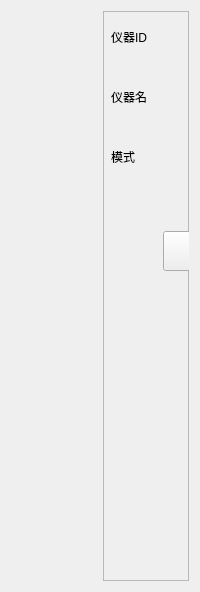
                 <widget class="QWidget" name="tab_4">
                  <attribute name="title">
                   <string>质控设置</string>
                  </attribute>
                  <layout class="QHBoxLayout" name="horizontalLayout_16">
                   <item>
                    <widget class="PanelWidget" name="widgetPanel_12" native="true">
                     <property name="sizePolicy">
                      <sizepolicy hsizetype="Preferred" vsizetype="Expanding">
                       <horstretch>0</horstretch>
                       <verstretch>50</verstretch>
                      </sizepolicy>
                     </property>
                     <property name="minimumSize">
                      <size>
                       <width>0</width>
                       <height>570</height>
                      </size>
                     </property>
                    </widget>
                   </item>
                   <item>
                    <widget class="QFrame" name="frame_8">
                     <property name="maximumSize">
                      <size>
                       <width>310</width>
                       <height>16777215</height>
                      </size>
                     </property>
                     <property name="frameShape">
                      <enum>QFrame::StyledPanel</enum>
                     </property>
                     <property name="frameShadow">
                      <enum>QFrame::Raised</enum>
                     </property>
                     <widget class="QPushButton" name="pushButton_4">
                      <property name="geometry">
                       <rect>
                        <x>60</x>
                        <y>220</y>
                        <width>200</width>
                        <height>40</height>
                       </rect>
                      </property>
                      <property name="text">
                       <string>修改</string>
                      </property>
                     </widget>
                     <widget class="QLabel" name="label_47">
                      <property name="geometry">
                       <rect>
                        <x>8</x>
                        <y>20</y>
                        <width>54</width>
                        <height>12</height>
                       </rect>
                      </property>
                      <property name="text">
                       <string>仪器ID</string>
                      </property>
                     </widget>
                     <widget class="QLabel" name="label_51">
                      <property name="geometry">
                       <rect>
                        <x>8</x>
                        <y>80</y>
                        <width>54</width>
                        <height>12</height>
                       </rect>
                      </property>
                      <property name="text">
                       <string>仪器名</string>
                      </property>
                     </widget>
                     <widget class="QLineEdit" name="lineEdit_35">
                      <property name="geometry">
                       <rect>
                        <x>100</x>
                        <y>80</y>
                        <width>200</width>
                        <height>30</height>
                       </rect>
                      </property>
                     </widget>
                     <widget class="QLabel" name="label_48">
                      <property name="geometry">
                       <rect>
                        <x>8</x>
                        <y>140</y>
                        <width>54</width>
                        <height>12</height>
                       </rect>
                      </property>
                      <property name="text">
                       <string>模式</string>
                      </property>
                     </widget>
                     <widget class="QLineEdit" name="lineEdit_32">
                      <property name="enabled">
                       <bool>false</bool>
                      </property>
                      <property name="geometry">
                       <rect>
                        <x>100</x>
                        <y>20</y>
                        <width>200</width>
                        <height>30</height>
                       </rect>
                      </property>
                     </widget>
                     <widget class="QComboBox" name="comboBox_20">
                      <property name="geometry">
                       <rect>
                        <x>100</x>
                        <y>140</y>
                        <width>200</width>
                        <height>30</height>
                       </rect>
                      </property>
                      <property name="styleSheet">
                       <string notr="true">QComboBox QAbstractItemView::item { min-height: 30px; }</string>
                      </property>
                     </widget>
                    </widget>
                   </item>
                  </layout>
                 </widget>
